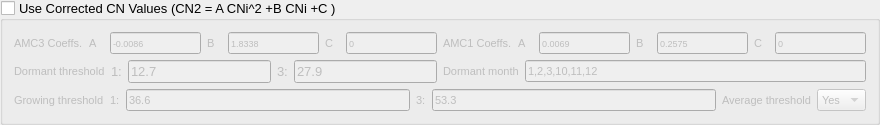
           <widget class="QGroupBox" name="groupBox_corrected_cn">
            <property name="minimumSize">
             <size>
              <width>0</width>
              <height>100</height>
             </size>
            </property>
            <property name="font">
             <font>
              <pointsize>10</pointsize>
             </font>
            </property>
            <property name="title">
             <string>Use Corrected CN Values (CN2 = A CNi^2 +B CNi +C )</string>
            </property>
            <property name="checkable">
             <bool>true</bool>
            </property>
            <property name="checked">
             <bool>false</bool>
            </property>
            <layout class="QVBoxLayout" name="verticalLayout_2">
             <item>
              <layout class="QVBoxLayout" name="verticalLayout">
               <item>
                <layout class="QHBoxLayout" name="horizontalLayout_40">
                 <item>
                  <layout class="QHBoxLayout" name="horizontalLayout_5">
                   <item>
                    <widget class="QLabel" name="label_amc3">
                     <property name="sizePolicy">
                      <sizepolicy hsizetype="Expanding" vsizetype="Preferred">
                       <horstretch>0</horstretch>
                       <verstretch>0</verstretch>
                      </sizepolicy>
                     </property>
                     <property name="minimumSize">
                      <size>
                       <width>54</width>
                       <height>20</height>
                      </size>
                     </property>
                     <property name="maximumSize">
                      <size>
                       <width>100</width>
                       <height>16777215</height>
                      </size>
                     </property>
                     <property name="font">
                      <font>
                       <pointsize>8</pointsize>
                       <weight>50</weight>
                       <bold>false</bold>
                       <kerning>true</kerning>
                      </font>
                     </property>
                     <property name="text">
                      <string>AMC3 Coeffs.</string>
                     </property>
                    </widget>
                   </item>
                   <item>
                    <layout class="QHBoxLayout" name="horizontalLayout_38">
                     <item>
                      <widget class="QLabel" name="label_amc3_a">
                       <property name="sizePolicy">
                        <sizepolicy hsizetype="Preferred" vsizetype="Preferred">
                         <horstretch>0</horstretch>
                         <verstretch>0</verstretch>
                        </sizepolicy>
                       </property>
                       <property name="minimumSize">
                        <size>
                         <width>15</width>
                         <height>0</height>
                        </size>
                       </property>
                       <property name="font">
                        <font>
                         <pointsize>8</pointsize>
                        </font>
                       </property>
                       <property name="text">
                        <string>A</string>
                       </property>
                      </widget>
                     </item>
                     <item>
                      <widget class="QLineEdit" name="lineEdit_amc3_a">
                       <property name="sizePolicy">
                        <sizepolicy hsizetype="Expanding" vsizetype="Fixed">
                         <horstretch>0</horstretch>
                         <verstretch>0</verstretch>
                        </sizepolicy>
                       </property>
                       <property name="minimumSize">
                        <size>
                         <width>27</width>
                         <height>0</height>
                        </size>
                       </property>
                       <property name="font">
                        <font>
                         <pointsize>7</pointsize>
                        </font>
                       </property>
                       <property name="text">
                        <string>-0.0086</string>
                       </property>
                      </widget>
                     </item>
                     <item>
                      <widget class="QLabel" name="label_amc3_b">
                       <property name="sizePolicy">
                        <sizepolicy hsizetype="Preferred" vsizetype="Preferred">
                         <horstretch>0</horstretch>
                         <verstretch>0</verstretch>
                        </sizepolicy>
                       </property>
                       <property name="minimumSize">
                        <size>
                         <width>15</width>
                         <height>0</height>
                        </size>
                       </property>
                       <property name="font">
                        <font>
                         <pointsize>8</pointsize>
                        </font>
                       </property>
                       <property name="text">
                        <string>B</string>
                       </property>
                      </widget>
                     </item>
                     <item>
                      <widget class="QLineEdit" name="lineEdit_amc3_b">
                       <property name="sizePolicy">
                        <sizepolicy hsizetype="Expanding" vsizetype="Fixed">
                         <horstretch>0</horstretch>
                         <verstretch>0</verstretch>
                        </sizepolicy>
                       </property>
                       <property name="minimumSize">
                        <size>
                         <width>27</width>
                         <height>0</height>
                        </size>
                       </property>
                       <property name="font">
                        <font>
                         <pointsize>7</pointsize>
                        </font>
                       </property>
                       <property name="text">
                        <string>1.8338</string>
                       </property>
                      </widget>
                     </item>
                     <item>
                      <widget class="QLabel" name="label_amc3_c">
                       <property name="sizePolicy">
                        <sizepolicy hsizetype="Preferred" vsizetype="Preferred">
                         <horstretch>0</horstretch>
                         <verstretch>0</verstretch>
                        </sizepolicy>
                       </property>
                       <property name="minimumSize">
                        <size>
                         <width>15</width>
                         <height>0</height>
                        </size>
                       </property>
                       <property name="font">
                        <font>
                         <pointsize>8</pointsize>
                        </font>
                       </property>
                       <property name="text">
                        <string>C</string>
                       </property>
                      </widget>
                     </item>
                     <item>
                      <widget class="QLineEdit" name="lineEdit_amc3_c">
                       <property name="sizePolicy">
                        <sizepolicy hsizetype="Expanding" vsizetype="Fixed">
                         <horstretch>0</horstretch>
                         <verstretch>0</verstretch>
                        </sizepolicy>
                       </property>
                       <property name="minimumSize">
                        <size>
                         <width>27</width>
                         <height>0</height>
                        </size>
                       </property>
                       <property name="font">
                        <font>
                         <pointsize>7</pointsize>
                        </font>
                       </property>
                       <property name="text">
                        <string>0</string>
                       </property>
                      </widget>
                     </item>
                    </layout>
                   </item>
                  </layout>
                 </item>
                 <item>
                  <layout class="QHBoxLayout" name="horizontalLayout_4">
                   <item>
                    <widget class="QLabel" name="label_amc1">
                     <property name="sizePolicy">
                      <sizepolicy hsizetype="Expanding" vsizetype="Preferred">
                       <horstretch>0</horstretch>
                       <verstretch>0</verstretch>
                      </sizepolicy>
                     </property>
                     <property name="minimumSize">
                      <size>
                       <width>54</width>
                       <height>20</height>
                      </size>
                     </property>
                     <property name="maximumSize">
                      <size>
                       <width>100</width>
                       <height>16777215</height>
                      </size>
                     </property>
                     <property name="font">
                      <font>
                       <pointsize>8</pointsize>
                       <weight>50</weight>
                       <bold>false</bold>
                       <kerning>true</kerning>
                      </font>
                     </property>
                     <property name="text">
                      <string>AMC1 Coeffs.</string>
                     </property>
                    </widget>
                   </item>
                   <item>
                    <layout class="QHBoxLayout" name="horizontalLayout_37">
                     <item>
                      <widget class="QLabel" name="label_amc1_a">
                       <property name="sizePolicy">
                        <sizepolicy hsizetype="Preferred" vsizetype="Preferred">
                         <horstretch>0</horstretch>
                         <verstretch>0</verstretch>
                        </sizepolicy>
                       </property>
                       <property name="minimumSize">
                        <size>
                         <width>15</width>
                         <height>0</height>
                        </size>
                       </property>
                       <property name="font">
                        <font>
                         <pointsize>8</pointsize>
                        </font>
                       </property>
                       <property name="text">
                        <string>A</string>
                       </property>
                      </widget>
                     </item>
                     <item>
                      <widget class="QLineEdit" name="lineEdit_amc1_a">
                       <property name="sizePolicy">
                        <sizepolicy hsizetype="Expanding" vsizetype="Fixed">
                         <horstretch>0</horstretch>
                         <verstretch>0</verstretch>
                        </sizepolicy>
                       </property>
                       <property name="minimumSize">
                        <size>
                         <width>27</width>
                         <height>0</height>
                        </size>
                       </property>
                       <property name="font">
                        <font>
                         <pointsize>7</pointsize>
                        </font>
                       </property>
                       <property name="text">
                        <string>0.0069</string>
                       </property>
                      </widget>
                     </item>
                     <item>
                      <widget class="QLabel" name="label_amc1_b">
                       <property name="sizePolicy">
                        <sizepolicy hsizetype="Preferred" vsizetype="Preferred">
                         <horstretch>0</horstretch>
                         <verstretch>0</verstretch>
                        </sizepolicy>
                       </property>
                       <property name="minimumSize">
                        <size>
                         <width>15</width>
                         <height>0</height>
                        </size>
                       </property>
                       <property name="font">
                        <font>
                         <pointsize>8</pointsize>
                        </font>
                       </property>
                       <property name="text">
                        <string>B</string>
                       </property>
                      </widget>
                     </item>
                     <item>
                      <widget class="QLineEdit" name="lineEdit_amc1_b">
                       <property name="sizePolicy">
                        <sizepolicy hsizetype="Expanding" vsizetype="Fixed">
                         <horstretch>0</horstretch>
                         <verstretch>0</verstretch>
                        </sizepolicy>
                       </property>
                       <property name="minimumSize">
                        <size>
                         <width>27</width>
                         <height>0</height>
                        </size>
                       </property>
                       <property name="font">
                        <font>
                         <pointsize>7</pointsize>
                        </font>
                       </property>
                       <property name="text">
                        <string>0.2575</string>
                       </property>
                      </widget>
                     </item>
                     <item>
                      <widget class="QLabel" name="label_amc1_c">
                       <property name="sizePolicy">
                        <sizepolicy hsizetype="Preferred" vsizetype="Preferred">
                         <horstretch>0</horstretch>
                         <verstretch>0</verstretch>
                        </sizepolicy>
                       </property>
                       <property name="minimumSize">
                        <size>
                         <width>15</width>
                         <height>0</height>
                        </size>
                       </property>
                       <property name="font">
                        <font>
                         <pointsize>8</pointsize>
                        </font>
                       </property>
                       <property name="text">
                        <string>C</string>
                       </property>
                      </widget>
                     </item>
                     <item>
                      <widget class="QLineEdit" name="lineEdit_amc1_c">
                       <property name="sizePolicy">
                        <sizepolicy hsizetype="Expanding" vsizetype="Fixed">
                         <horstretch>0</horstretch>
                         <verstretch>0</verstretch>
                        </sizepolicy>
                       </property>
                       <property name="minimumSize">
                        <size>
                         <width>27</width>
                         <height>0</height>
                        </size>
                       </property>
                       <property name="font">
                        <font>
                         <pointsize>7</pointsize>
                        </font>
                       </property>
                       <property name="text">
                        <string>0</string>
                       </property>
                      </widget>
                     </item>
                    </layout>
                   </item>
                  </layout>
                 </item>
                </layout>
               </item>
               <item>
                <layout class="QHBoxLayout" name="horizontalLayout_41">
                 <item>
                  <layout class="QHBoxLayout" name="horizontalLayout_29">
                   <item>
                    <widget class="QLabel" name="label_dormant_">
                     <property name="minimumSize">
                      <size>
                       <width>80</width>
                       <height>20</height>
                      </size>
                     </property>
                     <property name="maximumSize">
                      <size>
                       <width>200</width>
                       <height>16777215</height>
                      </size>
                     </property>
                     <property name="font">
                      <font>
                       <pointsize>8</pointsize>
                       <weight>50</weight>
                       <bold>false</bold>
                       <kerning>true</kerning>
                      </font>
                     </property>
                     <property name="text">
                      <string>Dormant threshold</string>
                     </property>
                    </widget>
                   </item>
                   <item>
                    <layout class="QHBoxLayout" name="horizontalLayout_10">
                     <item>
                      <widget class="QLabel" name="label_dor_1">
                       <property name="minimumSize">
                        <size>
                         <width>10</width>
                         <height>0</height>
                        </size>
                       </property>
                       <property name="text">
                        <string>1:</string>
                       </property>
                      </widget>
                     </item>
                     <item>
                      <widget class="QLineEdit" name="lineEdit_dormant_1">
                       <property name="minimumSize">
                        <size>
                         <width>30</width>
                         <height>0</height>
                        </size>
                       </property>
                       <property name="text">
                        <string>12.7</string>
                       </property>
                      </widget>
                     </item>
                     <item>
                      <widget class="QLabel" name="label_dor_3">
                       <property name="minimumSize">
                        <size>
                         <width>10</width>
                         <height>0</height>
                        </size>
                       </property>
                       <property name="text">
                        <string>3:</string>
                       </property>
                      </widget>
                     </item>
                     <item>
                      <widget class="QLineEdit" name="lineEdit_dormant_3">
                       <property name="minimumSize">
                        <size>
                         <width>30</width>
                         <height>0</height>
                        </size>
                       </property>
                       <property name="text">
                        <string>27.9</string>
                       </property>
                      </widget>
                     </item>
                    </layout>
                   </item>
                  </layout>
                 </item>
                 <item>
                  <layout class="QHBoxLayout" name="horizontalLayout_8">
                   <item>
                    <widget class="QLabel" name="label_dormant_month">
                     <property name="minimumSize">
                      <size>
                       <width>60</width>
                       <height>20</height>
                      </size>
                     </property>
                     <property name="maximumSize">
                      <size>
                       <width>100</width>
                       <height>16777215</height>
                      </size>
                     </property>
                     <property name="font">
                      <font>
                       <pointsize>8</pointsize>
                       <weight>50</weight>
                       <bold>false</bold>
                       <kerning>true</kerning>
                      </font>
                     </property>
                     <property name="text">
                      <string>Dormant month</string>
                     </property>
                    </widget>
                   </item>
                   <item>
                    <widget class="QLineEdit" name="lineEdit_dormant_month">
                     <property name="minimumSize">
                      <size>
                       <width>70</width>
                       <height>0</height>
                      </size>
                     </property>
                     <property name="font">
                      <font>
                       <pointsize>8</pointsize>
                      </font>
                     </property>
                     <property name="text">
                      <string>1,2,3,10,11,12</string>
                     </property>
                    </widget>
                   </item>
                  </layout>
                 </item>
                </layout>
               </item>
               <item>
                <layout class="QHBoxLayout" name="horizontalLayout_42">
                 <item>
                  <layout class="QHBoxLayout" name="horizontalLayout_9">
                   <item>
                    <widget class="QLabel" name="label_growing">
                     <property name="minimumSize">
                      <size>
                       <width>80</width>
                       <height>20</height>
                      </size>
                     </property>
                     <property name="maximumSize">
                      <size>
                       <width>200</width>
                       <height>16777215</height>
                      </size>
                     </property>
                     <property name="font">
                      <font>
                       <pointsize>8</pointsize>
                       <weight>50</weight>
                       <bold>false</bold>
                       <kerning>true</kerning>
                      </font>
                     </property>
                     <property name="text">
                      <string>Growing threshold</string>
                     </property>
                    </widget>
                   </item>
                   <item>
                    <layout class="QHBoxLayout" name="horizontalLayout_39">
                     <item>
                      <widget class="QLabel" name="label_grow_1">
                       <property name="minimumSize">
                        <size>
                         <width>10</width>
                         <height>0</height>
                        </size>
                       </property>
                       <property name="font">
                        <font>
                         <pointsize>8</pointsize>
                        </font>
                       </property>
                       <property name="text">
                        <string>1:</string>
                       </property>
                      </widget>
                     </item>
                     <item>
                      <widget class="QLineEdit" name="lineEdit_grow_1">
                       <property name="minimumSize">
                        <size>
                         <width>30</width>
                         <height>0</height>
                        </size>
                       </property>
                       <property name="font">
                        <font>
                         <pointsize>8</pointsize>
                        </font>
                       </property>
                       <property name="text">
                        <string>36.6</string>
                       </property>
                      </widget>
                     </item>
                     <item>
                      <widget class="QLabel" name="label_grow_3">
                       <property name="minimumSize">
                        <size>
                         <width>10</width>
                         <height>0</height>
                        </size>
                       </property>
                       <property name="font">
                        <font>
                         <pointsize>8</pointsize>
                        </font>
                       </property>
                       <property name="text">
                        <string>3:</string>
                       </property>
                      </widget>
                     </item>
                     <item>
                      <widget class="QLineEdit" name="lineEdit_grow_3">
                       <property name="minimumSize">
                        <size>
                         <width>30</width>
                         <height>0</height>
                        </size>
                       </property>
                       <property name="font">
                        <font>
                         <pointsize>8</pointsize>
                        </font>
                       </property>
                       <property name="text">
                        <string>53.3</string>
                       </property>
                      </widget>
                     </item>
                    </layout>
                   </item>
                  </layout>
                 </item>
                 <item>
                  <layout class="QHBoxLayout" name="horizontalLayout_12">
                   <item>
                    <layout class="QHBoxLayout" name="horizontalLayout_11">
                     <item>
                      <widget class="QLabel" name="label_average">
                       <property name="minimumSize">
                        <size>
                         <width>80</width>
                         <height>20</height>
                        </size>
                       </property>
                       <property name="maximumSize">
                        <size>
                         <width>200</width>
                         <height>16777215</height>
                        </size>
                       </property>
                       <property name="font">
                        <font>
                         <pointsize>8</pointsize>
                         <weight>50</weight>
                         <bold>false</bold>
                         <kerning>true</kerning>
                        </font>
                       </property>
                       <property name="text">
                        <string>Average threshold</string>
                       </property>
                      </widget>
                     </item>
                     <item>
                      <widget class="QComboBox" name="comboBox_average">
                       <property name="minimumSize">
                        <size>
                         <width>40</width>
                         <height>0</height>
                        </size>
                       </property>
                       <property name="font">
                        <font>
                         <pointsize>8</pointsize>
                        </font>
                       </property>
                       <item>
                        <property name="text">
                         <string>Yes</string>
                        </property>
                       </item>
                       <item>
                        <property name="text">
                         <string>No</string>
                        </property>
                       </item>
                      </widget>
                     </item>
                    </layout>
                   </item>
                  </layout>
                 </item>
                </layout>
               </item>
              </layout>
             </item>
            </layout>
           </widget>
